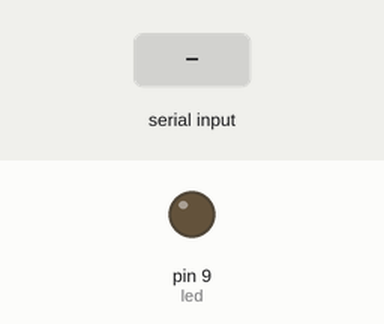
This sketch was run on a simulated Arduino Uno, built with avr-gcc and run on an emulated ATmega328P. Shown: output pins drawn as LEDs (lit = HIGH). Dashed ring = blinking. Inputs (shaded band) come from the test bench.

Above: at 1.2 s.
1.3 s: "90,45\n" received over Serial
At 1.45 s:
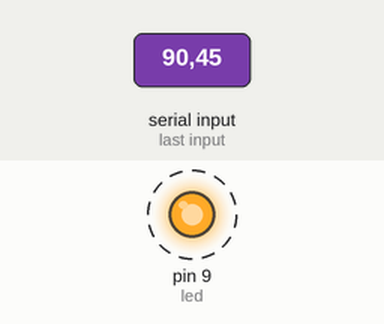
Timing chart, 0 to 10.3 s (numbered marks = the images above; inputs shaded):
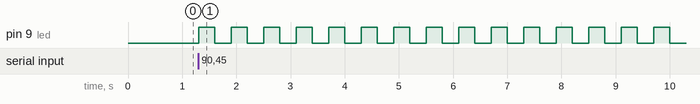

The sketch:

reto_comunicacionSerial.ino
```cpp
int option;
int led = 9;

void setup(){
  Serial.begin(9600);
  pinMode(led, OUTPUT);
}

void loop()
{
  //si existe datos disponibles los leemos
  if (Serial.available()>0)
  {
    //leemos la opción enviada
    for (option=Serial.parseInt(); option>0;option--)
    {
    digitalWrite (led, HIGH);
    delay (300);
    digitalWrite (led, LOW);
    delay (300);
    }
  }
}
```

Measured:
- after the input at 1.3 s, pin 9 (led): alternates HIGH for 0.30 s and LOW for 0.30 s, starting at once
